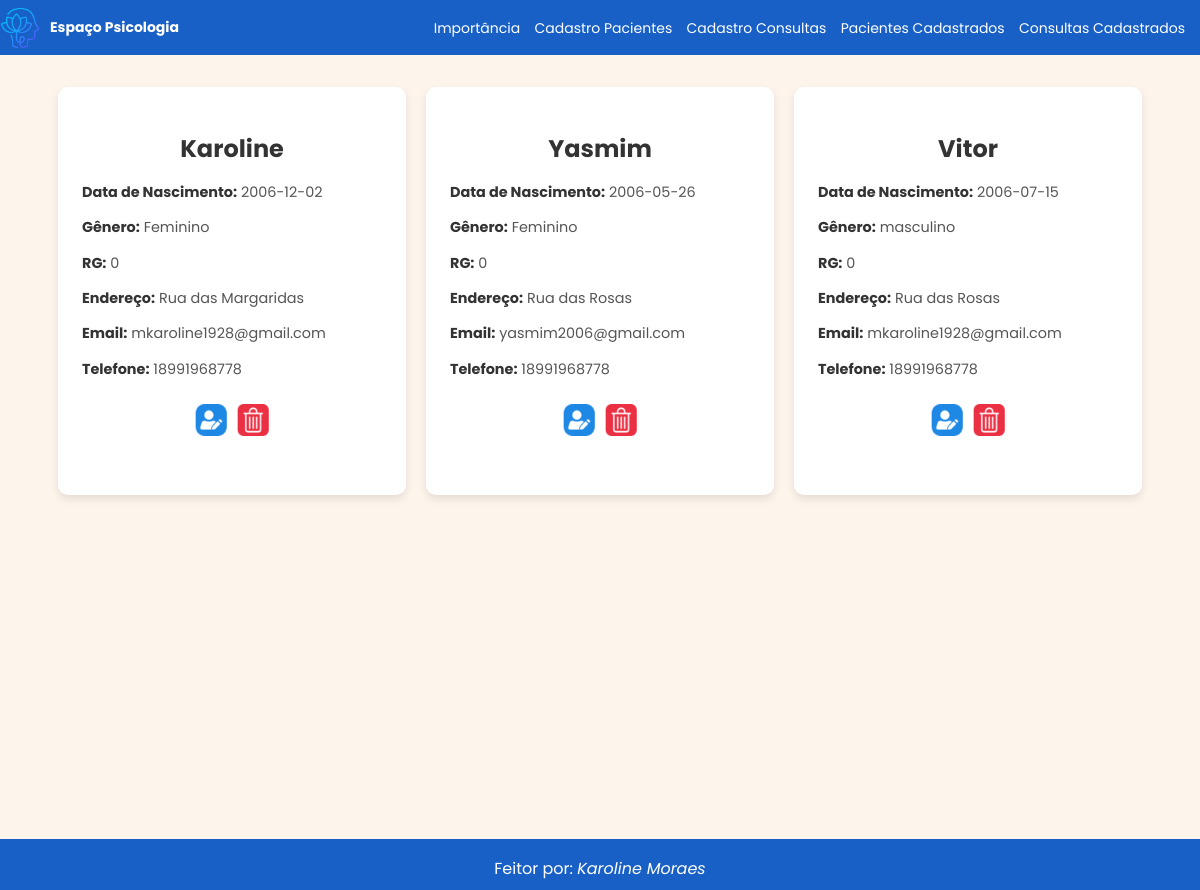
Page /exibirPaciente on the committed database.
### tables this page shows
CREATE TABLE Pacientes(ID_Pac INTEGER PRIMARY KEY,Nome TEXT,DataNas TEXT,Genero TEXT,RG INTEGER,Endereco TEXT,Email TEXT,Telefone INTEGER);

### app.py (the view)
@app.route('/exibirPaciente')
def exibir_Pac():
    banco = ligar_banco()
    cursor = banco.cursor()
    cursor.execute('SELECT * FROM Pacientes')
    pacientes = cursor.fetchall()
    return render_template('ExibirPacientes.html', Titulo='Exibir Paciente', ListaPac=pacientes)

### app.py (called while the page is built)
def ligar_banco():
    if 'db' not in g:
        g.db = sqlite3.connect('ClinicaPsico.db')
        g.db.execute("PRAGMA foreign_keys = ON;")
    return g.db

@app.teardown_appcontext
def fechar_banco(exc):
    db = g.pop('db', None)
    if db is not None:
        db.close()

### templates/ExibirPacientes.html (shortened to what this page needs)
<!DOCTYPE html>
<html lang="en">
<head>
    <link rel="stylesheet" href="../static/estiloPac.css">
</head>
<body>
<section class="Nav">
    <a href="/" class="Logo">
        <img class="IconLogo" src="../static/IconPsco.png">
        <p class="TextoNav"><strong>Espaço Psicologia</strong></p>
    </a>
    <div class="Rotas">
        <a class="TextoNav" href="/importancia">Importância</a>
        <a class="TextoNav" href="/cadastroPac">Cadastro Pacientes</a>
        <a class="TextoNav" href="/cadastroCon">Cadastro Consultas</a>
        <a class="TextoNav" href="/exibirPaciente">Pacientes Cadastrados</a>
        <a class="TextoNav" href="/exibirConsultas">Consultas Cadastrados</a>
    </div>
</section>
<section class="Pacientes">
    {% for paciente in ListaPac %}
        <div class="paciente-card">
            <h2>{{ paciente[1] }}</h2>
            <p><strong>Data de Nascimento:</strong> {{ paciente[2] }}</p>
            <p><strong>Gênero:</strong> {{ paciente[3] }}</p>
            <p><strong>RG:</strong> {{ paciente[4] }}</p>
            <p><strong>Endereço:</strong> {{ paciente[5] }}</p>
            <p><strong>Email:</strong> {{ paciente[6] }}</p>
            <p><strong>Telefone:</strong> {{ paciente[7] }}</p>
            <div class="botoes">
                <div>
                   <a href="/editarPac/{{ paciente[0] }}">
                         <img src="../static/Editar(1).png" alt="Editar">
                   </a>
                </div>
                <div>
                     <a href="/excluirPac/{{ paciente[0] }}">
                        <img src="../static/Excluir.png" alt="Excluir">
                    </a>
                </div>
            </div>
        </div>
    {% endfor %}
</section>
<footer class="Rodape">
    <p class="TextRodape">Feitor por: <em>Karoline Moraes</em></p>
</footer>
</body>
</html>

### static/estiloPac.css (style rules this page uses)
body { font-family: 'Poppins', sans-serif; background-color: #fdf5ec; margin: 0; padding: 0; color: #333; }
.Nav { background-color: #1860c6; width: 100%; display: flex; flex-direction: row; justify-content: space-between; align-items: center; }
.Logo { display: flex; flex-direction: row; justify-content: center; align-items: center; text-decoration: none; }
.IconLogo { height: 40px; width: auto; }
.TextoNav { font-size: 14px; font-family: "Poppins", sans-serif; color: white; text-decoration: none; margin-left: 10px; }
.Rotas { margin: 15px; }
.Pacientes { height: 90vh; display: flex; flex-wrap: wrap; justify-content: center; gap: 20px; padding: 2rem; background-color: #fdf5ec; }
.paciente-card { width: 300px; height: 45vh; background-color: #fff; border-radius: 10px; box-shadow: 0px 4px 8px rgba(0, 0, 0, 0.1); padding: 1.5rem; text-align: center; position: relative; }
.paciente-card h2 { font-size: 1.5rem; color: #333; margin-bottom: 1rem; }
.paciente-card p { font-size: 0.9rem; color: #555; margin-bottom: 0.5rem; text-align: left; }
.paciente-card p strong { color: #333; }
.botoes { display: flex; justify-content: center; gap: 10px; margin-top: 1.5rem; }
.botoes div { cursor: pointer; }
.botoes img { width: 32px; height: 32px; transition: transform 0.2s ease-in-out; }
.Rodape { font-family: "Poppins", sans-serif; color: white; background-color: #1860c6; height: 50px; width: 100%; text-align: center; padding-top: 1px; }

### rows in the picture
Pacientes: Nome "Karoline", DataNas "2006-12-02", Genero "Feminino", RG "0", Endereco "Rua das Margaridas", Email "mkaroline1928@gmail.com", Telefone "18991968778"
Pacientes: Nome "Yasmim", DataNas "2006-05-26", Genero "Feminino", RG "0", Endereco "Rua das Rosas", Email "yasmim2006@gmail.com", Telefone "18991968778"
Pacientes: Nome "Vitor", DataNas "2006-07-15", Genero "masculino", RG "0", Endereco "Rua das Rosas", Email "mkaroline1928@gmail.com", Telefone "18991968778"
